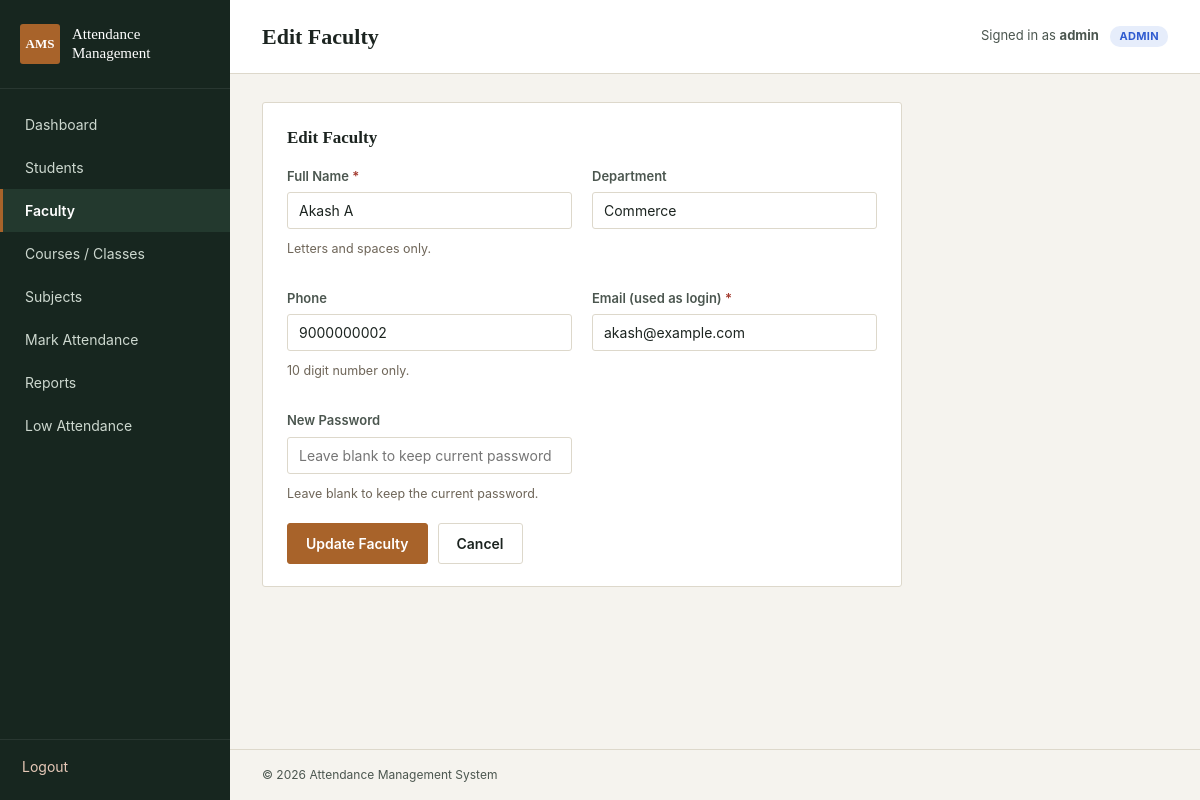
Page /faculty/edit.php?id=2 (signed in) on the committed database.
### tables this page shows
CREATE TABLE IF NOT EXISTS faculty (
    id INT AUTO_INCREMENT PRIMARY KEY,
    name VARCHAR(100) NOT NULL,
    department VARCHAR(100) DEFAULT NULL,
    phone VARCHAR(20) DEFAULT NULL,
    email VARCHAR(100) DEFAULT NULL,
    password VARCHAR(255) DEFAULT NULL
);

### faculty/edit.php (the view, shortened to what this page needs)
<?php
$root = '../';
require_once $root . 'config/db.php';
require_once $root . 'includes/auth.php';
require_once $root . 'includes/admin_only.php';
$id = (int)($_GET['id'] ?? 0);
$stmt = mysqli_prepare($conn, "SELECT * FROM faculty WHERE id = ?");
mysqli_stmt_bind_param($stmt, "i", $id);
mysqli_stmt_execute($stmt);
$faculty = mysqli_stmt_get_result($stmt)->fetch_assoc();
$form = $faculty;
$form['password'] = '';
require_once $root . 'includes/header.php';
?>
<div class="panel" style="max-width:640px;">
    <div class="panel-header">
        <h2>Edit Faculty</h2>
    </div>
    <form method="post" action="edit.php?id=<?php echo $id; ?>" novalidate>
        <div class="form-grid">
            <div class="form-group">
                <label for="name">Full Name <span class="required">*</span></label>
                <input type="text" id="name" name="name" required
                       pattern="[A-Za-z ]+" title="Letters and spaces only"
                       value="<?php echo htmlspecialchars($form['name']); ?>">
                <small class="field-hint">Letters and spaces only.</small>
            </div>
            <div class="form-group">
                <label for="department">Department</label>
                <input type="text" id="department" name="department" value="<?php echo htmlspecialchars($form['department']); ?>">
            </div>
            <div class="form-group">
                <label for="phone">Phone</label>
                <input type="tel" id="phone" name="phone"
                       inputmode="numeric" pattern="[0-9]{10}" maxlength="10" title="10 digit number only"
                       value="<?php echo htmlspecialchars($form['phone']); ?>">
                <small class="field-hint">10 digit number only.</small>
            </div>
            <div class="form-group">
                <label for="email">Email (used as login) <span class="required">*</span></label>
                <input type="email" id="email" name="email" required
                       value="<?php echo htmlspecialchars($form['email']); ?>">
            </div>
            <div class="form-group">
                <label for="password">New Password</label>
                <input type="password" id="password" name="password" minlength="6" placeholder="Leave blank to keep current password">
                <small class="field-hint">Leave blank to keep the current password.</small>
            </div>
        </div>
        <div class="form-actions">
            <button type="submit" class="btn">Update Faculty</button>
            <a href="list.php" class="btn btn-secondary">Cancel</a>
        </div>
    </form>
</div>
<?php require_once $root . 'includes/footer.php'; ?>

### css/style.css (style rules this page uses)
:root { --ink: #1c2420; --ink-soft: #4b564f; --paper: #f5f3ee; --panel: #ffffff; --line: #ddd8cb; --sidebar: #17261f; --sidebar-text: #cdd8cf; --sidebar-active: #23392e; --accent: #a8632a; --accent-dark: #824c1f; --present: #2f6b46; --present-bg: #e7f1ea; --absent: #9c3b2c; --absent-bg: #f6e6e2; --radius: 3px; --font-heading: 'Iowan Old Style', 'Palatino Linotype', Palatino, Georgia, serif; --font-body: -apple-system, 'Segoe UI', Roboto, Helvetica, Arial, sans-serif; }
* { box-sizing: border-box; }
html, body { margin: 0; padding: 0; background: var(--paper); color: var(--ink); font-family: var(--font-body); font-size: 15px; line-height: 1.5; }
h1, h2, h3, h4 { font-family: var(--font-heading); font-weight: 600; color: var(--ink); margin: 0 0 0.6em 0; }
a { color: var(--accent-dark); text-decoration: none; }
.panel { background: var(--panel); border: 1px solid var(--line); border-radius: var(--radius); padding: 22px 24px; margin-bottom: 24px; }
.panel-header { display: flex; justify-content: space-between; align-items: center; margin-bottom: 16px; }
.panel-header h2 { font-size: 17px; margin: 0; }
.form-grid { display: grid; grid-template-columns: repeat(auto-fit, minmax(220px, 1fr)); gap: 16px 20px; }
.form-group { display: flex; flex-direction: column; gap: 6px; margin-bottom: 14px; }
.form-group label { font-size: 13px; color: var(--ink-soft); font-weight: 600; }
input[type=text], input[type=password], input[type=date], input[type=email], input[type=tel], input[type=number], select, textarea { padding: 9px 11px; border: 1px solid var(--line); border-radius: var(--radius); background: var(--panel); font-family: var(--font-body); font-size: 14px; color: var(--ink); }
.form-actions { margin-top: 6px; display: flex; gap: 10px; }
.btn { display: inline-block; padding: 9px 18px; border-radius: var(--radius); border: 1px solid var(--accent); background: var(--accent); color: #fff; font-size: 14px; font-weight: 600; cursor: pointer; font-family: var(--font-body); }
.btn-secondary { background: transparent; color: var(--ink); border-color: var(--line); }
.required { color: #a33a2f }
.field-hint { display: block; margin-top: 5px; font-size: 12.5px; color: #6f6659 }

### faculty/edit.php (style rules this page uses)
.required { color:#a33a2f }
.field-hint { display:block;margin-top:5px;font-size:12.5px;color:#6f6659 }

### rows in the picture
faculty: name "Akash A", department "Commerce", phone "9000000002", email "akash@example.com"

### other values in the picture
$page_title "Edit Faculty"
$_SESSION['user_name'] "admin"
